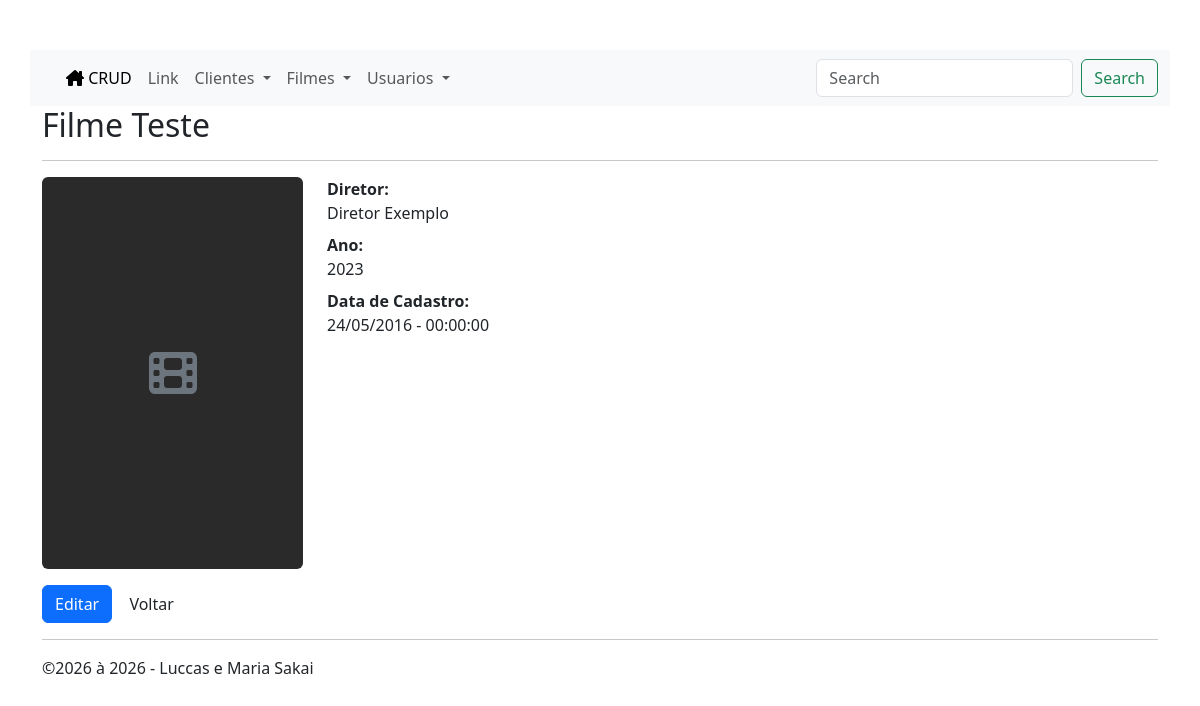
The page /movies/view.php?id=1 on the database its author committed.
### tables this page shows
CREATE TABLE IF NOT EXISTS `filmes` (
  `Id` int(11) NOT NULL AUTO_INCREMENT,
  `Titulo` varchar(50) NOT NULL,
  `Diretor` varchar(40) NOT NULL,
  `Ano` int(11) NOT NULL,
  `DataCad` datetime NOT NULL,
  `Foto` varchar(30) DEFAULT NULL,
  `Genero` varchar(40) NOT NULL,
  PRIMARY KEY (`Id`)
);

### inc/database.php (called while the page is built, shortened)
<?php
function open_database() {
    try {
        $conn = new mysqli(
            DB_HOST,
            DB_USER,
            DB_PASSWORD,
            DB_NAME
        );
        $conn->set_charset("utf8");
        return $conn;
    } catch (Exception $e) {
        throw new Exception(
            "Erro ao conectar no Banco de Dados:<br> {$e->getMessage()}"
        );
    }
}
function find($table = null, $id = null) {
    $database = open_database();
    $found = null;
    try {
        if ($id) {
            $sql = "SELECT * FROM $table WHERE id = $id";
            $result = $database->query($sql);
            if ($result->num_rows > 0) {
                $found = $result->fetch_assoc();
            }
        }
    } catch (Exception $e) {
        $_SESSION['message'] = $e->getMessage();
        $_SESSION['type'] = 'danger';
    }
    return $found;
}
?>

### movies/functions.php (called while the page is built, shortened)
<?php
function view($id = null) {
    $movie = find('filmes', $id);
}
?>

### movies/view.php (the view, shortened to what this page needs)
<?php
	require_once('functions.php');
	view($_GET['id']);
?>
<h2><?php echo htmlspecialchars($movie['Titulo'] ?? ''); ?></h2>
<hr>
<div class="row">
	<div class="col-md-3 mb-3">
		<?php if (!empty($movie['Foto'])) : ?>
			<img src="uploads/<?php echo htmlspecialchars($movie['Foto']); ?>" class="img-fluid rounded" alt="<?php echo htmlspecialchars($movie['Titulo'] ?? ''); ?>">
		<?php else : ?>
			<div class="d-flex align-items-center justify-content-center rounded" style="aspect-ratio: 2/3; background:#2a2a2a;">
				<i class="fa-solid fa-film fa-3x text-secondary"></i>
			</div>
		<?php endif; ?>
	</div>
	<div class="col-md-9">
		<dl class="dl-horizontal">
			<dt>Diretor:</dt>
			<dd><?php echo htmlspecialchars($movie['Diretor'] ?? ''); ?></dd>
			<dt>Ano:</dt>
			<dd><?php echo htmlspecialchars($movie['Ano'] ?? ''); ?></dd>
			<dt>Data de Cadastro:</dt>
			<dd>
				<?php
					if (!empty($movie['DataCad'])) {
						$dt = new DateTime($movie['DataCad'], new DateTimeZone('America/Sao_Paulo'));
						echo $dt->format('d/m/Y - H:i:s');
					}
				?>
			</dd>
		</dl>
	</div>
</div>
<div id="actions" class="row">
	<div class="col-md-12">
	  <a href="edit.php?id=<?php echo $movie['Id'] ?? ''; ?>" class="btn btn-primary">Editar</a>
	  <a href="index.php" class="btn btn-default">Voltar</a>
	</div>
</div>

### inc/header.php (style rules this page uses)
body { padding-top: 50px; padding-bottom: 20px; }

### rows shown on the page
filmes: Titulo "Filme Teste", Diretor "Diretor Exemplo", Ano "2023", DataCad "24/05/2016 - 00:00:00"

### other values the page prints
$dt->format("Y") "2026"
